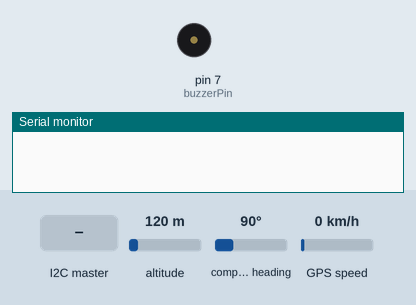
Recording of a sketch running on a simulated Arduino Uno, built with avr-gcc and run on an emulated ATmega328P. Shown: buzzer (waves = sounding, pin HIGH), the last lines printed to the serial monitor. The inputs (shaded band) are chosen by the test bench; at power-on: altitude 120 m, compass heading 90°, GPS speed 0 km/h. The GPS gets a fix after 3 s at 37.7749, -122.4194 with 8 satellites.

Above: at 1.2 s.
1.3 s: the I2C master sends "a"
At 2.0 s:
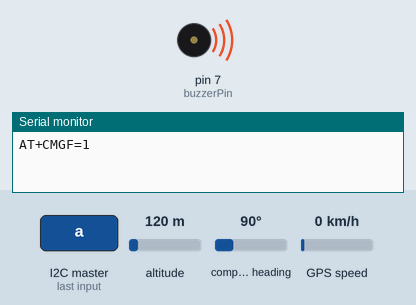
2.8 s: the I2C master sends "b"
At 3.1 s:
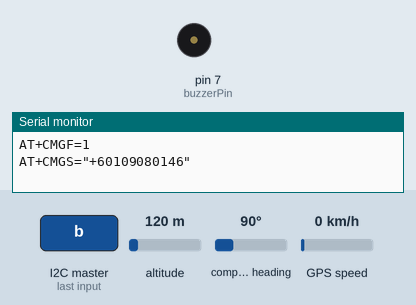
Timing chart, 0 to 5.8 s (numbered marks = the images above; inputs shaded):
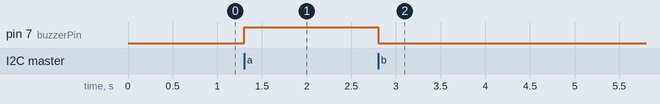

The sketch:

Nano_Release.ino
```cpp
#include <TinyGPS++.h>
#include <SoftwareSerial.h>
#include <Wire.h>

const int buzzerPin = 7;
static const int RXPin = 4, TXPin = 3;
static const uint32_t GPSBaud = 9600;
boolean PUSH_DATA = false;
boolean GPS_VALID = true;
boolean SMS_FLAG = false;
double flat, flng;
int seconds = 0;
int receiveData = 0;
int update_frequent = 1;

TinyGPSPlus gps;
SoftwareSerial GPS_MODULE(RXPin, TXPin);

void setup()
{
  Serial.begin(9600);
  GPS_MODULE.begin(GPSBaud);
  Wire.begin(8);
  Wire.onReceive(receiveEvent);
  timerOneInit();
  sei();
  pinMode(buzzerPin,OUTPUT);
}

void loop(){
  readGpsString();
  sendSMSFunction();
  pushDataToServer();
}

void displayInfo()
{
  if (gps.location.isValid()){
    flat = gps.location.lat();
    flng = gps.location.lng();
    }
  else{
    GPS_VALID = false;
  }
}

void timerOneInit(){
  TCCR1A = 0;
  TCCR1B = 0;
  TCNT1  = 0;
  OCR1A = 15624;
  TCCR1B |= (1 << WGM12);
  TCCR1B |= (1 << CS12) | (1 << CS10);
  TIMSK1 |= (1 << OCIE1A);
}

void readGpsString(){
  while (GPS_MODULE.available() > 0)
    if (gps.encode(GPS_MODULE.read()))

  if (millis() > 5000 && gps.charsProcessed() < 10){
    while(true);
  }
}

void pushDataToServer(){
  if(PUSH_DATA){
    displayInfo();
    if(GPS_VALID){
      sendData(flat,flng);
    }else{
      GPS_VALID = true;
    }
  }
  PUSH_DATA = false;
}

void receiveEvent(int howMany) {
  while (Wire.available() > 0) {
    receiveData = Wire.read();
  }
  buzzerStateChecker();
  GpsUpdateFreqDecider();
  sendSMS();
}

void buzzerStateChecker(){
  if(receiveData == 98){
    digitalWrite(buzzerPin,LOW);
  }
}

void GpsUpdateFreqDecider(){
  if(receiveData == 55){
    update_frequent = 1;
  }else if(receiveData == 56){
    update_frequent = 2;
  }else if(receiveData == 57){
    update_frequent = 3;
  }
}

void sendSMS(){
  if(receiveData == 97){
    SMS_FLAG = true;
    digitalWrite(buzzerPin,HIGH);
  }
}

void sendSMSFunction() {
  if(SMS_FLAG){
    Serial.println("AT+CMGF=1");
    delay(1000);
    Serial.println("AT+CMGS=\"+60109080146\"");
    delay(1000);
    Serial.println("Alert! Your luggage is being moved!");
    delay(1000);
    Serial.println((char)26);
    delay(100);
    SMS_FLAG = false;
  }
}

void sendData(double Latitude,double Longitude){
  Serial.println("AT+CGATT=0");
  delay(1500);
  Serial.println("AT+CGATT=1");
  delay(3000);
  Serial.println("AT+SAPBR=3,1,\"APN\",\"tunetalk\"");
  delay(2000);
  Serial.println("AT+SAPBR=1,1");
  delay(1500);
  Serial.println("AT+HTTPINIT");
  delay(1500);
  Serial.println("AT+HTTPPARA=\"CID\",1");
  delay(1500);
  Serial.print("AT+HTTPPARA=\"URL\",\"http://iotcourier.com/WeiJie/GPS.php?");
  Serial.print("Latitude=");
  Serial.print(Latitude);
  Serial.print("&Longitude=");
  Serial.print(Longitude);
  Serial.println("\"");
  delay(1500);
  Serial.println("AT+HTTPACTION=1");
  delay(8000);
  Serial.println("AT+HTTPTERM");
  delay(1500);
}

ISR(TIMER1_COMPA_vect){
  seconds ++;
  if(update_frequent == 1 && seconds == 60){
    seconds = 0;
    PUSH_DATA = true;
  }else if(update_frequent == 2 && seconds == 900){
    seconds = 0;
    PUSH_DATA = true;
  }else if(update_frequent == 3 && seconds == 1800){
    seconds = 0;
    PUSH_DATA = true;
  }
}
```

Measured:
- after the input at 1.3 s, pin 7 (buzzerPin): LOW → HIGH at once
- after the input at 2.8 s, pin 7 (buzzerPin): HIGH → LOW at once
